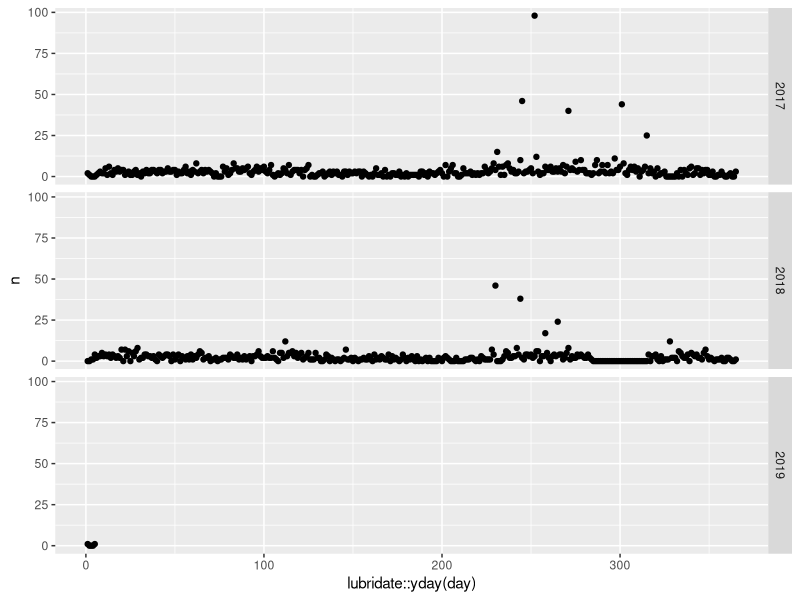
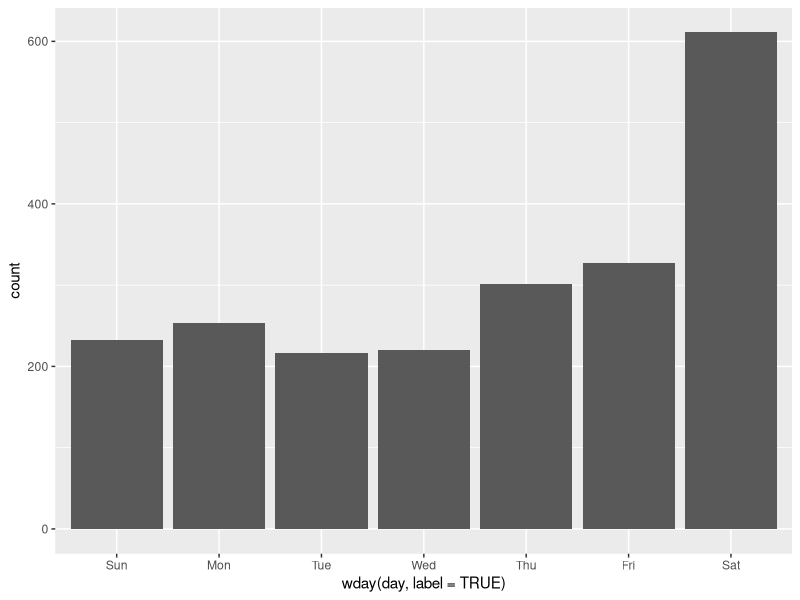
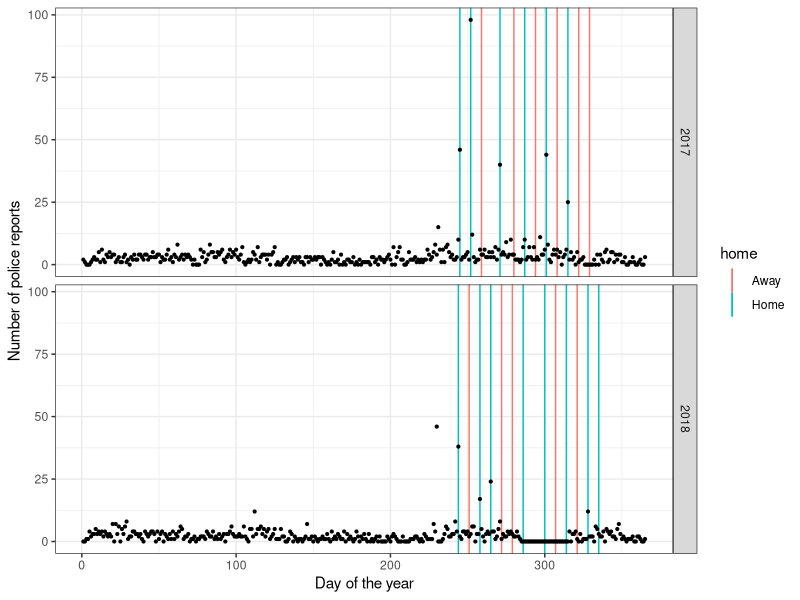

Recreate these plots in R, in order.
## ---- chunk 1
options(htmltools.dir.version = FALSE)
knitr::opts_chunk$set(dpi = 300)
library(tidyverse)
## ---- chunk 2
tidyverse::tidyverse_packages()
## ---- chunk 3
library(tidyverse)
pd <- read_csv("../data/isu-pd.csv")

pd %>% count(Classification) %>% dim()
# 147 different types of crime classifications

pd  %>% count(Classification, sort = TRUE) %>% head()

## ---- chunk 4
pd  %>% count(Classification, sort = TRUE) %>% tail()

## ---- chunk 5
pd <- pd %>% separate(Classification, into = "Main", sep="/",
                      remove = FALSE) %>%
  mutate(
    Main = trimws(Main)
  )

pd  %>% count(Main, sort = TRUE) %>% head()
## ---- chunk 6
library(lubridate)
head(pd$`Date/Time Reported`)

pd$date <- lubridate::mdy_hm(pd$`Date/Time Reported`)
summary(pd$date)
## ---- chunk 7
pd$day <- lubridate::as_date(pd$date)
head(pd$day)
## ---- chunk 8
pd %>% 
  count(day, sort = TRUE) %>% 
  filter(lubridate::year(day) == 2018) %>%
  head(10)
## ---- chunk 9
pd %>% count(day) %>% summary()
## ---- chunk 10
pd %>% 
  complete(day = full_seq(pd$day, period = 1)) %>% 
  count(day) %>%
  summary()
## ---- chunk 11
pd %>% 
  complete(day = full_seq(pd$day, period = 1))
## ---- chunk 12
perday <- pd %>% 
  complete(day = full_seq(pd$day, period = 1)) %>% 
  group_by(day) %>%
  summarize(
    n = sum(!is.na(Classification))
  ) 

perday %>%
  summary()
## ---- chunk 13
perday %>%
  mutate(year = lubridate::year(day)) %>%
  ggplot(aes( x = lubridate::yday(day), y = n)) + 
  geom_point() + 
  facet_grid(year~.)
## ---- chunk 14
perday %>% ggplot(aes(x = wday(day, label =TRUE), weight = n)) + geom_bar()
## ---- chunk 15

schedule <- read.csv("../data/isu-football-2018.csv")
schedule <- schedule %>%
  mutate(
    date = lubridate::ymd("2018-01-01")
    )
lubridate::month(schedule$date) <- as.numeric(factor(schedule$Month, levels=c("Sep", "Oct", "Nov", "Dec"))) + 8
lubridate::mday(schedule$date) <- schedule$Day
schedule$yday <- lubridate::yday(schedule$date)
schedule$year <- lubridate::year(schedule$date)


schedule17 <- read.csv("../data/isu-football-2017.csv")
schedule17 <- schedule17 %>%
  mutate(
    date = lubridate::mdy(Date)
  )
schedule17$yday <- lubridate::yday(schedule17$date)
schedule17$year <- lubridate::year(schedule17$date)


perday %>%
  mutate(
    year = lubridate::year(day),
    yday = lubridate::yday(day)
    ) %>%
  filter(year <= 2018) %>%
  ggplot(aes(x = yday, y = n)) +
  geom_vline(data = schedule, aes(xintercept = yday, colour = home)) +
  geom_vline(data = schedule17, aes(xintercept = yday, colour = Home)) +
  geom_point(size = .75) +
  facet_grid(year~.) +
  theme_bw() +
  ylab("Number of police reports") +
  xlab("Day of the year")
